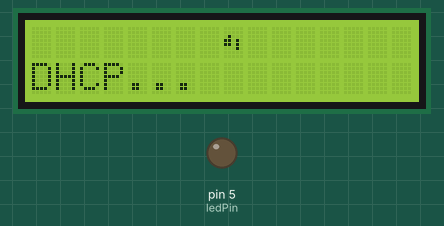
Simulated run of this sketch. Board: Arduino Uno, built with avr-gcc and run on an emulated ATmega328P. Parts: 16×2 character LCD, output pins drawn as LEDs (lit = HIGH). WiFi joins after 1.5 s; servers stay silent unless stated; uploads are accepted with an empty reply; pins used as bus, display or sensor lines are not drawn; what the sketch prints to the serial monitor is not drawn.

Above: at 0.1 s.
At 1.6 s:
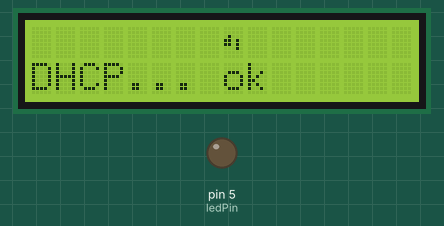
At 2.6 s:
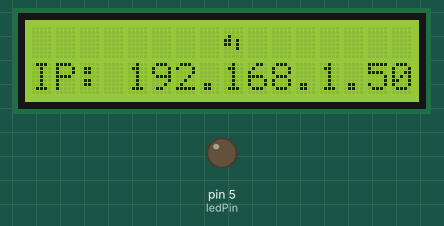
At 8.0 s:
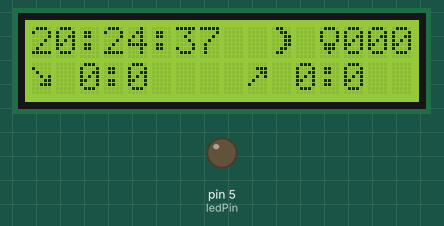
At 23.7 s:
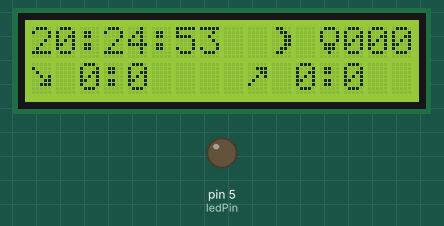
At 38.7 s:
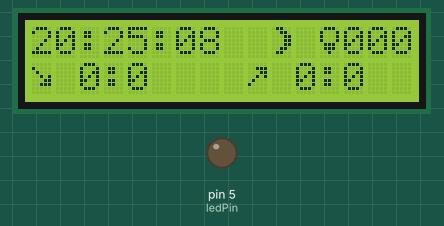

The sketch:

Aquaduino.ino
```cpp
//Includes
#include <SPI.h>
#include <Time.h>
#include <Ethernet.h>
#include <EthernetUdp.h>
#include <LiquidCrystal.h>

//Constants
const unsigned int timeZone = 10;
const unsigned int NTPTimeout = 5000;
const unsigned int earthtoolsTimeout = 5000;
unsigned int lcdPin = 3;
unsigned int ledPin = 5;
const unsigned int lcdNightBrightness = 10;
const unsigned int lcdDayBrightness = 255;
const unsigned int ledNightBrightness = 0;
const unsigned int ledDayBrightness = 255;
const String latitude = "-33.909508";
const String longitude = "151.22162";
const int NTP_PACKET_SIZE = 48; // NTP time is in the first 48 bytes of message
byte mac[] = { 0x90, 0xA2, 0xDA, 0x00, 0xE4, 0x0B };
unsigned int localPort = 8888;
IPAddress timeServer(203, 0, 178, 191);
byte packetBuffer[NTP_PACKET_SIZE]; //buffer to hold incoming & outgoing packets
IPAddress myIP(10, 0, 36, 200); // fallback local IP (no DHCP)
const char serverName[] = "www.earthtools.org";
const int timeOffset = 0; //minutes
const int sunriseDelay = 2; //hours
const int sunsetDelay = 5; //hours

//Variables
int sunDate = 0;
int syncDate = 0;
int ledBrightness = ledNightBrightness;
int lcdBrightness = lcdNightBrightness;
time_t dawn;
time_t sunrise;
time_t sunset;
time_t twilight;
String dawnText;
String sunriseText;
String sunsetText;
String twilightText;
unsigned int lastAttemptTime = 0;
int sunStatus = 0; // 1: down. 2: rising. 3: up. 4: setting.
int prevSunStatus = 0;
int prevLcdBrightness = -1;
int prevLedBrightness = -1;
long timeNowOffset = 0;
int secondsDisplayed = 0;

//Characters
byte lamp[8] = {
  B01110,
  B10001,
  B10001,
  B10001,
  B01110,
  B01110,
  B00100,
};

byte up[8] = {
  B00100,
  B10101,
  B01110,
  B11111,
  B01110,
  B10101,
  B00100,
};

byte down[8] = {
  B01100,
  B00110,
  B00011,
  B00011,
  B00011,
  B00110,
  B01100,
};

byte rising[8] = {
  B00000,
  B00111,
  B00011,
  B00101,
  B01000,
  B10000,
  B00000,
};

byte setting[8] = {
  B00000,
  B10000,
  B01000,
  B00101,
  B00011,
  B00111,
  B00000,
};

byte logo[8] = {
  B00000,
  B00000,
  B01000,
  B11010,
  B11010,
  B00010,
  B00000,
};

//Initialisation
LiquidCrystal lcd(8, 9, 4, 2, 6, 7);
EthernetClient earthtools;
EthernetUDP Udp;

void setup(){
  //Initialise Hardware
  Serial.begin(9600);
  Serial.println("_______________________________");
  Serial.println("Start serial (setup())");

  lcd.begin(16, 2);
  pinMode (ledPin, OUTPUT);
  pinMode (lcdPin, OUTPUT);
  analogWrite(ledPin, ledNightBrightness);
  analogWrite(lcdPin, lcdNightBrightness);
  lcd.createChar(0, lamp);
  lcd.createChar(1, down);
  lcd.createChar(2, rising);
  lcd.createChar(3, up);
  lcd.createChar(4, setting);
  lcd.createChar(5, logo);
  lcd.setCursor(8,0);
  lcd.write(byte(5));
  lcd.setCursor(0,1);
  lcd.print("DHCP... ");
  Serial.println("Attempting to get an IP address using DHCP:");
  if (!Ethernet.begin(mac)) {
    Serial.println("failed to get an IP address using DHCP, trying manually");
    lcd.print("Manual");
    Ethernet.begin(mac, myIP);
  } else {
    Serial.println("DHCP Success");
    lcd.print("ok");
    delay(1000);
  }
  Serial.print("IP Address: ");
  lcd.setCursor(0,1);
  lcd.print("IP: ");
  Serial.println(Ethernet.localIP());
  lcd.print(Ethernet.localIP());
  delay(1000);
  Udp.begin(localPort);
  Serial.print("Starting NTP sync... ");
  setSyncProvider(getNtpTime);
  setSyncInterval(43200);
  Serial.println("End setup()");
  lcd.clear();
}

void loop(){
  if(timeStatus() != timeNotSet ){ //wait until you know what time it is.
    timeNowOffset = now() + (timeOffset * 60);
    if(sunDate == day()) {
      calculateBrightness();
      updateLED();
      updateLCD();
    } else {
      getSuntimes();
    }
  } else {
    lcd.clear();
    lcd.print("no clock sync...");
    getNtpTime(); //get the time if you don't know what time it is.
    delay(500);
  }
}

void getSuntimes() {
  connectToEarthtools();
  while (!earthtools.available()) {
    Serial.println("Waiting for Earthtools...");
    delay(500);
  }
  Serial.println("Looking for Sun Times...");
  if(earthtools.find("<sunrise>")) {
    sunriseText = "";
    while (!sunriseText.endsWith("<")) {
      char inChar = earthtools.read();
      sunriseText += inChar;
    }
    sunriseText.replace("<", "");
    sunrise = formatTime(sunriseText, sunriseDelay);
    Serial.println("Sunrise: " + sunriseText);
  }

  if(earthtools.find("<astronomical>")) {
    dawnText = "";
    while (!dawnText.endsWith("<")) {
      char inChar = earthtools.read();
      dawnText += inChar;
    }
    dawnText.replace("<", "");
    dawn = formatTime(dawnText, sunriseDelay);
    Serial.println("Dawn: " + dawnText);
  }

  if(earthtools.find("<sunset>")) {
    sunsetText = "";
    while (!sunsetText.endsWith("<")) {
      char inChar = earthtools.read();
      sunsetText += inChar;
    }
    sunsetText.replace("<", "");
    sunset = formatTime(sunsetText, sunsetDelay);
    Serial.println("Sunset: " + sunsetText);
  }

  if(earthtools.find("<astronomical>")) {
    twilightText = "";
    while (!twilightText.endsWith("<")) {
      char inChar = earthtools.read();
      twilightText += inChar;
    }
    twilightText.replace("<", "");
    twilight = formatTime(twilightText, sunsetDelay);
    Serial.println("Twilight: " + twilightText);
  }

  Serial.println("Sun times OK at " + String(hour()) + ":" + String(minute()) + ":" + String(second()));
  earthtools.flush();
  earthtools.stop();
  sunDate = day();
}

time_t formatTime(String timeIn, int offset){
  time_t timeout;
  TimeElements tempTime;
  String event_hour = timeIn.substring( 0 , timeIn.indexOf( ":" ) );
  String event_minute = timeIn.substring( timeIn.indexOf(":")+1, timeIn.indexOf( ":", timeIn.indexOf(":")+1 ) );
  String event_second = timeIn.substring( timeIn.indexOf(":", timeIn.indexOf(":")+1)+1);
  tempTime.Second = event_second.toInt();
  tempTime.Minute = event_minute.toInt();
  tempTime.Hour = event_hour.toInt() + offset;
  tempTime.Day = day();
  tempTime.Month = month();
  tempTime.Year = year();
  tempTime.Year = tempTime.Year - 1970;
  timeout = makeTime(tempTime);
  return(timeout);
}

void connectToEarthtools() {
  Serial.print("Connecting to Earthtools... ");
  if (earthtools.connect(serverName, 80)) {
    earthtools.println("GET /sun-1.0/" + latitude + "/" + longitude + "/" + String(day()) + "/" + String(month()) + "/" + timeZone + "/0 HTTP/1.1");
    earthtools.println("HOST: " + String(serverName));
    earthtools.println("Connection: close");
    earthtools.println();
    Serial.println("Connected to Earthtools");
  }
}

void calculateBrightness() {
  if (timeNowOffset >= dawn && timeNowOffset < sunrise) { // Sun is Rising
    ledBrightness = map(timeNowOffset, dawn, sunrise, ledNightBrightness, ledDayBrightness);
    lcdBrightness = map(timeNowOffset, dawn, sunrise, lcdNightBrightness, lcdDayBrightness);
    sunStatus = 2;
  }

  else if (timeNowOffset >= sunrise && timeNowOffset < sunset) { // Sun is Up
    ledBrightness = ledDayBrightness;
    lcdBrightness = lcdDayBrightness;
    sunStatus = 3;
  }

  else if (timeNowOffset >= sunset  && timeNowOffset < twilight) { // Sun is Setting
    ledBrightness = map(timeNowOffset, sunset, twilight, ledDayBrightness, ledNightBrightness);
    lcdBrightness = map(timeNowOffset, sunset, twilight, lcdDayBrightness, lcdNightBrightness);
    sunStatus = 4;
  }

  else { // Sun is Down
    ledBrightness = ledNightBrightness;
    lcdBrightness = lcdNightBrightness;
    sunStatus = 1;
  }
}

void updateLED(){
  analogWrite(ledPin, ledBrightness);
}

void updateLCD(){
  analogWrite(lcdPin, lcdBrightness);
  if (prevSunStatus != sunStatus) {
    Serial.println("Sun is " + String(sunStatus) + " (1: down. 2: rising. 3: up. 4: setting)");
    lcd.setCursor(12,0);
    lcd.write(byte(0)); //lamp icon
    lcd.setCursor(10,0);
    lcd.write(byte(sunStatus)); //Sun state icon
    prevSunStatus = sunStatus;
  }
  if (prevLedBrightness != ledBrightness) {
    lcd.setCursor(13,0);
    if (ledBrightness < 10) { lcd.print("0"); }
    if (ledBrightness < 100) { lcd.print("0"); }
    lcd.print(ledBrightness);
    prevLedBrightness = ledBrightness;
  }
  if (secondsDisplayed != second()) {
    lcd.setCursor(0, 0);
    lcd.print(hour());
    printDigits(minute());
    printDigits(second());
    if(hour()<10) { lcd.print(" "); }
    secondsDisplayed = second();
    switch (sunStatus) { //1: down. 2: rising. 3: up. 4: setting.
      case 1: //down
        lcd.setCursor(0,1); lcd.write(byte(4)); //setting icon
        lcd.setCursor(2,1); lcd.print(String(hour(twilight)) + ":" + String(minute(twilight)) + " ");
        lcd.setCursor(9,1); lcd.write(byte(2)); //rising icon
        lcd.setCursor(11,1); lcd.print(String(hour(dawn)) + ":" + String(minute(dawn)) + " ");
        break;

      case 2: //rising
        lcd.setCursor(0,1); lcd.write(byte(1)); //down icon
        lcd.setCursor(2,1); lcd.print(String(hour(dawn)) + ":" + String(minute(dawn)) + " ");
        lcd.setCursor(9,1); lcd.write(byte(3)); //up icon
        lcd.setCursor(11,1); lcd.print(String(hour(sunrise)) + ":" + String(minute(sunrise)) + " ");
        break;

      case 3: //up
        lcd.setCursor(0,1);  lcd.write(byte(2)); //rising icon
        lcd.setCursor(2,1);  lcd.print(String(hour(sunrise)) + ":" + String(minute(sunrise)) + " ");
        lcd.setCursor(9,1);  lcd.write(byte(4)); //setting icon
        lcd.setCursor(11,1); lcd.print(String(hour(sunset)) + ":" + String(minute(sunset)) + " ");
        break;

      case 4: //setting
        lcd.setCursor(0,1); lcd.write(byte(3)); //day icon
        lcd.setCursor(2,1); lcd.print(String(hour(sunset)) + ":" + String(minute(sunset)) + " ");
        lcd.setCursor(9,1); lcd.write(byte(1)); //night icon
        lcd.setCursor(11,1); lcd.print(String(hour(twilight)) + ":" + String(minute(twilight)) + " ");
        break;
    }
  }
}

void printDigits(int digits){
  lcd.print(":");
  if(digits < 10)
    lcd.print('0');
  lcd.print(digits);
}


time_t getNtpTime()
{
  while (Udp.parsePacket() > 0) ; // discard any previously received packets
  Serial.print("Transmitting NTP Request... ");
  sendNTPpacket(timeServer);
  uint32_t beginWait = millis();
  while (millis() - beginWait < 1500) {
    int size = Udp.parsePacket();
    if (size >= NTP_PACKET_SIZE) {
      Serial.println("NTP synced");
      Udp.read(packetBuffer, NTP_PACKET_SIZE);  // read packet into the buffer
      unsigned long secsSince1900;
      // convert four bytes starting at location 40 to a long integer
      secsSince1900 =  (unsigned long)packetBuffer[40] << 24;
      secsSince1900 |= (unsigned long)packetBuffer[41] << 16;
      secsSince1900 |= (unsigned long)packetBuffer[42] << 8;
      secsSince1900 |= (unsigned long)packetBuffer[43];
      return secsSince1900 - 2208988800UL + timeZone * SECS_PER_HOUR;
    }
  }
  Serial.println("NTP sync failed.");
  return 0; // return 0 if unable to get the time
}

// send an NTP request to the time server at the given address
void sendNTPpacket(IPAddress &address)
{
  // set all bytes in the buffer to 0
  memset(packetBuffer, 0, NTP_PACKET_SIZE);
  // Initialize values needed to form NTP request
  // (see URL above for details on the packets)
  packetBuffer[0] = 0b11100011;   // LI, Version, Mode
  packetBuffer[1] = 0;     // Stratum, or type of clock
  packetBuffer[2] = 6;     // Polling Interval
  packetBuffer[3] = 0xEC;  // Peer Clock Precision
  // 8 bytes of zero for Root Delay & Root Dispersion
  packetBuffer[12]  = 49;
  packetBuffer[13]  = 0x4E;
  packetBuffer[14]  = 49;
  packetBuffer[15]  = 52;
  // all NTP fields have been given values, now
  // you can send a packet requesting a timestamp:
  Udp.beginPacket(address, 123); //NTP requests are to port 123
  Udp.write(packetBuffer, NTP_PACKET_SIZE);
  Udp.endPacket();
}
```

Measured:
- what the display in image 1 shows lasts 1.0 s, from 1.6 s to 2.6 s
- what the display in image 3 shows lasts 0.7 s, from 7.9 s to 8.6 s
